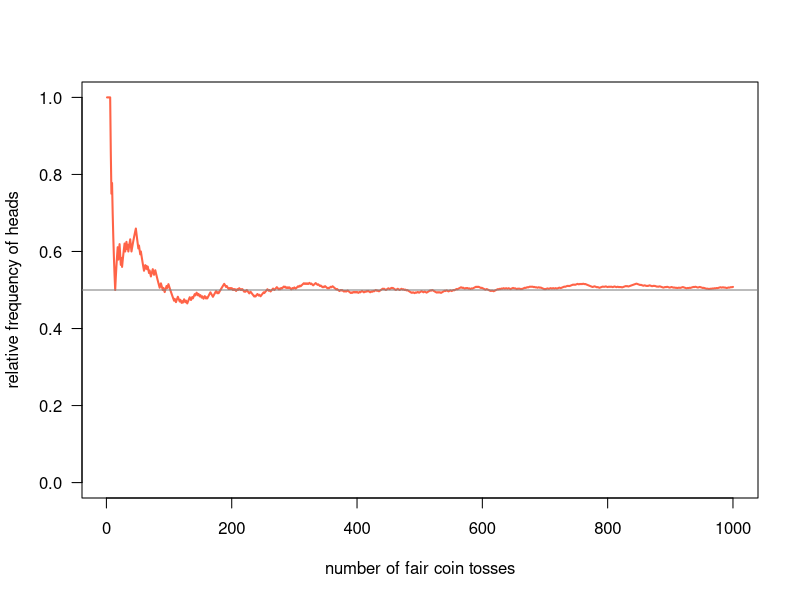
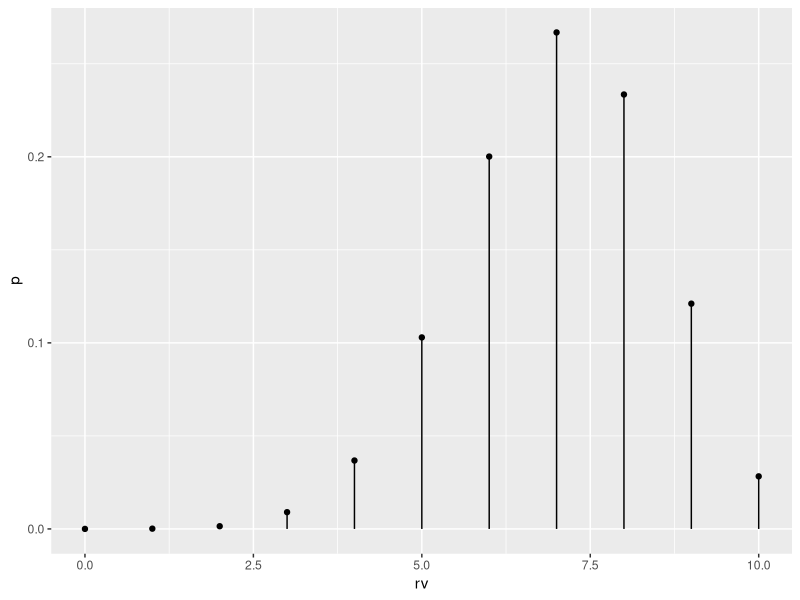

Write R code to recreate these figures, in order.
## ---- chunk 1
set.seed(123456)

# (virtual) coin
coin = c("H", "T")
coin
## ---- chunk 2
# numeric coin (H = 1, T = 0)
num_coin = c(1, 0)
num_coin
## ---- chunk 3
# logical coin
log_coin = c(TRUE, FALSE)
log_coin
## ---- chunk 4
(outcome = sample(coin, size = 1))
## ---- chunk 5
(outcome = sample(coin, size = 10, replace = TRUE))
## ---- chunk 6
sum(outcome == "H")
## ---- chunk 7
mean(outcome == "H")
## ---- chunk 8
n_tosses = 1000

fair_coin_p_heads = 0.5
load_coin_p_heads = 0.7

long_run_fair_coin = sample(coin, size = n_tosses, replace = TRUE, prob = c(fair_coin_p_heads, 1-fair_coin_p_heads))
long_run_load_coin = sample(coin, size = n_tosses, replace = TRUE, prob = c(load_coin_p_heads, 1-load_coin_p_heads))
## ---- chunk 9
table(long_run_fair_coin)
mean(long_run_fair_coin == "H")

table(long_run_load_coin)
mean(long_run_load_coin == "H")
## ---- chunk 10
long_run_fair_coin_relfreq <- cumsum(long_run_fair_coin == 'H') / 1:n_tosses
plot(long_run_fair_coin_relfreq,      # vector
     type = 'l',      # line type
     lwd = 2,         # width of line
     col = 'tomato',  # color of line
     las = 1,         # orientation of tick-mark labels
     ylim = c(0, 1),  # range of y-axis
     xlab = "number of fair coin tosses",    # x-axis label
     ylab = "relative frequency of heads")  # y-axis label
abline(h = fair_coin_p_heads, col = 'gray50')
## ---- chunk 11
#| output: false
library(tidyverse)
## ---- chunk 12
coin = c("H", "T")
n_tosses = 10
prob_heads = 0.7

# number of all possible outcomes
2^n_tosses

# sample space = set of all possible outcomes of a random experiment/trial = population
sample.space = expand.grid(rep(list(coin), times = n_tosses),
                           stringsAsFactors = FALSE) %>%
  tibble %>%
  unite("outcome", all_of(1:n_tosses), sep = "")

sample.space

# probability table = table of probabilities for each elementary/atomic event/sample point ("outcome") in the sample space

# i.i.d. assumption of independent and identically distributed (Bernoulli with same prob param) series/set of outcomes (random sample)
probability.table = sample.space %>%
  mutate(p = prob_heads^str_count(outcome, pattern = "H") * (1 - prob_heads)^str_count(outcome, pattern = "T"))

probability.table

sum(probability.table$p)

# random variable = function that maps each outcome in the sample space to a real number
random.variable <- function(outcome) { str_count(outcome, pattern = "H") }

# probability distribution = table of probabilities of events (i.e., set of outcomes) corresponding to each possible value returned by the random variable when applied to each outcome in the sample space
probability.distribution = probability.table %>% mutate(rv = random.variable(outcome))

probability.distribution

probability.distribution %<>% group_by(rv) %>% summarise(p = sum(p))

probability.distribution

probability.distribution %>% ggplot(aes(x=rv, xend=rv, y=p, yend=0)) + geom_point() + geom_segment()
